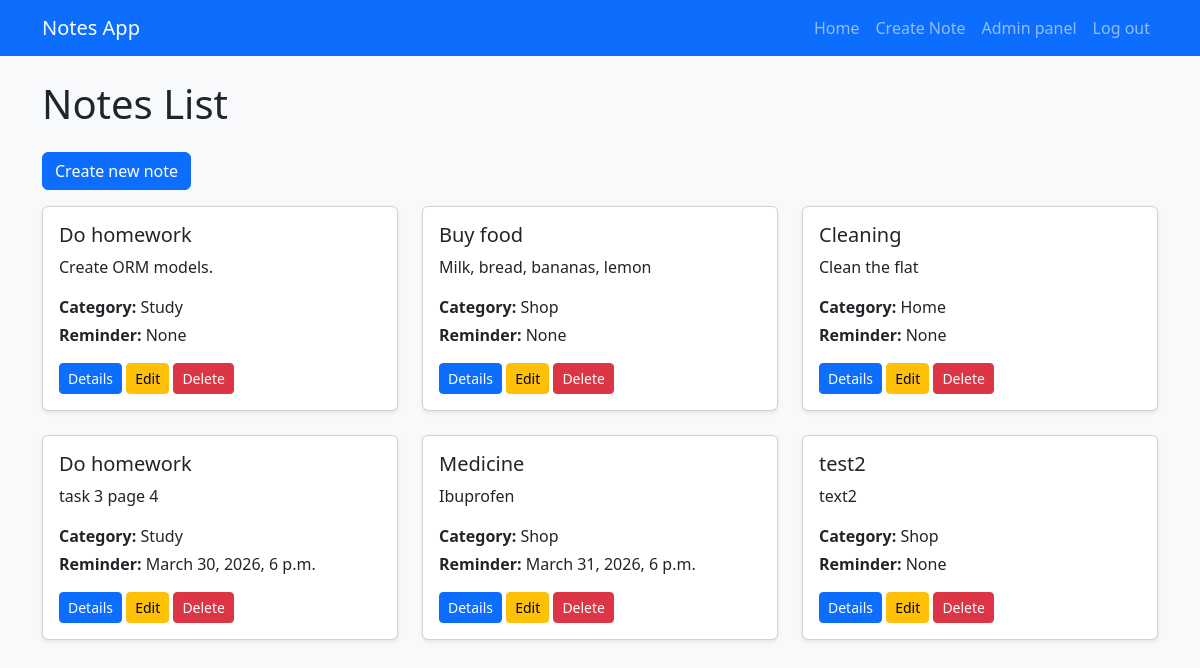
The app's page / (signed in) with its own data.
### notes/models.py (models this page shows, shortened)
class Note(models.Model):
    title = models.CharField(max_length=200)
    text = models.TextField()
    reminder = models.DateTimeField(null=True, blank=True)
    category = models.ForeignKey(Category, on_delete=models.CASCADE)
    user = models.ForeignKey(User, on_delete=models.CASCADE, null=True, blank=True)

class Category(models.Model):
    title = models.CharField(max_length=100)

### notes/views.py (the view)
# urls.py: path('', NoteListView.as_view(), name='notes_list'),
class NoteListView(ListView):
    model = Note
    template_name = 'index.html'
    context_object_name = 'notes'
    def get_queryset(self):
        if self.request.user.is_authenticated:
            return Note.objects.filter(user=self.request.user)
        else:
            return Note.objects.none()

### notes/templates/index.html (shortened to what this page needs)
{% extends 'base.html' %}
{% block content %}
<h1 class="mb-4">Notes List</h1>
{% if user.is_authenticated %}
    <p>
        <a href="{% url 'note_create' %}" class="btn btn-primary">
            Create new note
        </a>
    </p>
{% endif %}
{% if notes %}
<div class="row g-4">
    {% for note in notes %}
        <div class="col-md-6 col-lg-4">
            <div class="card shadow-sm h-100">
                <div class="card-body">
                    <h5 class="card-title">{{ note.title }}</h5>
                    <p class="card-text">{{ note.text }}</p>
                    <p class="mb-1"><strong>Category:</strong> {{ note.category.title }}</p>
                    <p class="mb-3"><strong>Reminder:</strong> {{ note.reminder }}</p>
                    <a href="{% url 'note_detail' note.pk %}" class="btn btn-primary btn-sm">Details</a>
                    <a href="{% url 'note_edit' note.pk %}" class="btn btn-warning btn-sm">Edit</a>
                    <a href="{% url 'note_delete' note.pk %}" class="btn btn-danger btn-sm">Delete</a>
                </div>
            </div>
        </div>
    {% endfor %}
</div>
{% else %}
    <p class="text-muted">No notes yet</p>
{% endif %}
{% endblock %}

### records on screen
Note: title "Do homework", text "Create ORM models.", category "Study", reminder "None"
Note: title "Buy food", text "Milk, bread, bananas, lemon", category "Shop", reminder "None"
Note: title "Cleaning", text "Clean the flat", category "Home", reminder "None"
Note: title "Do homework", text "task 3 page 4", category "Study", reminder "March 30, 2026, 6 p.m."
Note: title "Medicine", text "Ibuprofen", category "Shop", reminder "March 31, 2026, 6 p.m."
Note: title "test2", text "text2", category "Shop", reminder "None"
